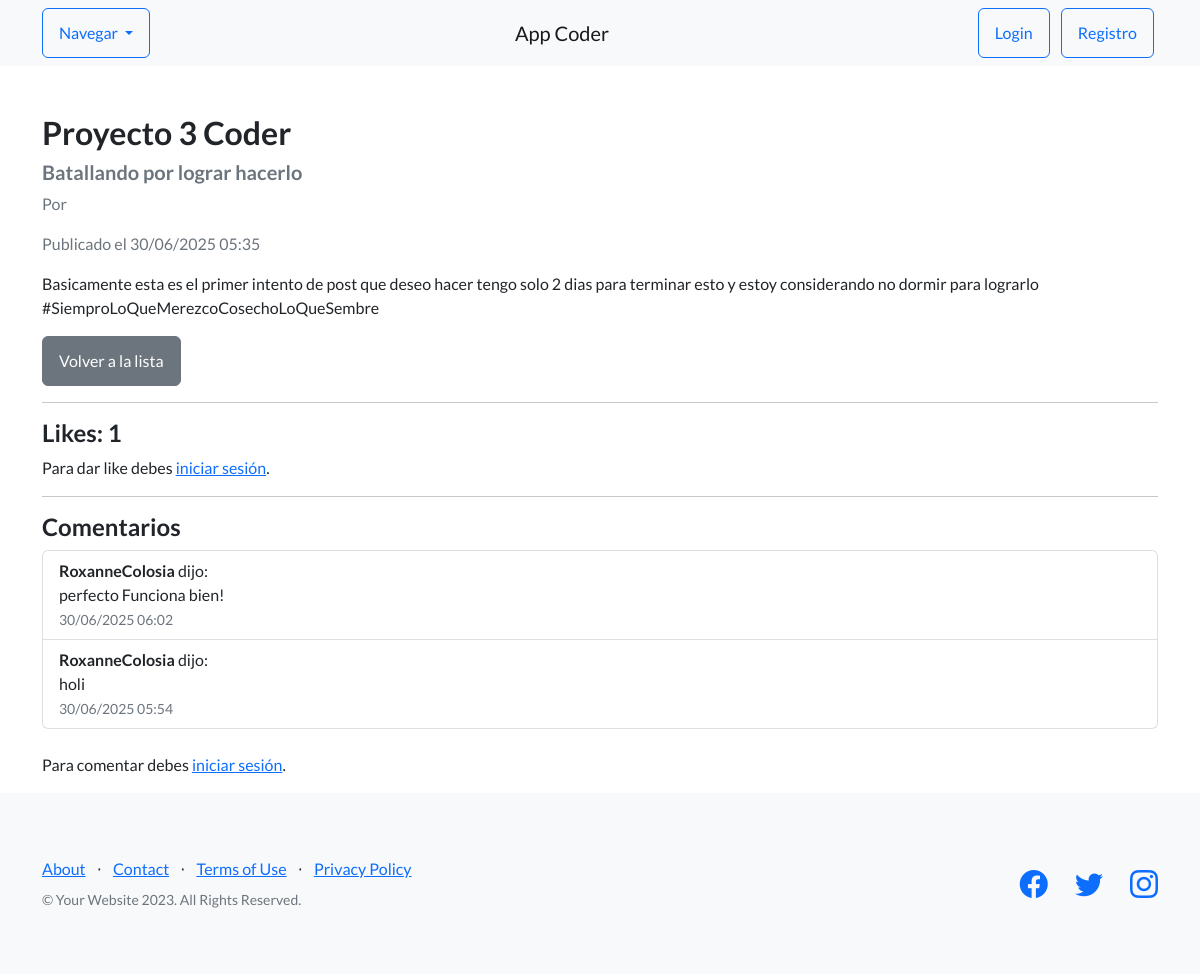
/pages/1/, run on an earlier commit of the app's database.
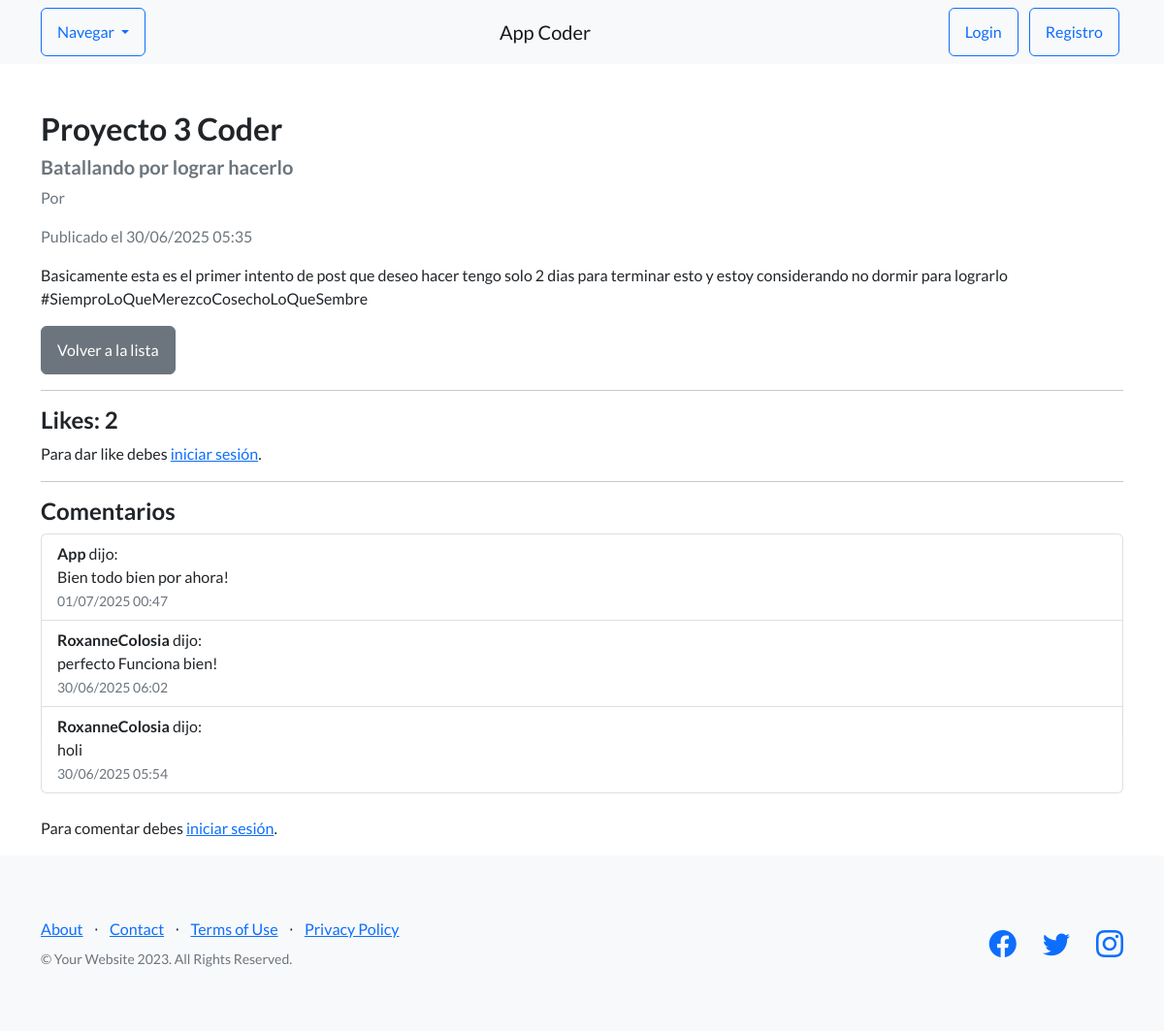
And on a later commit of the database.
### blog/models.py (models this page shows, shortened)
class Comentario(models.Model):
    post = models.ForeignKey(Post, on_delete=models.CASCADE, related_name='comentarios')
    usuario = models.ForeignKey(User, on_delete=models.CASCADE)
    contenido = models.TextField()
    fecha = models.DateTimeField(auto_now_add=True)

### blog/views.py (the view)
# urls.py: path('<int:pk>/', PostDetailView.as_view(), name='post-detail'),
class PostDetailView(DetailView):
    model = Post
    template_name = 'AppCoder/Blog/post_detail.html'
    context_object_name = 'post'
    def get_context_data(self, **kwargs):
        context = super().get_context_data(**kwargs)
        post = self.get_object()
        context['comentarios'] = post.comentarios.all().order_by('-fecha')  # ¡esto es clave!
        context['likes_count'] = post.likes.count()
        user = self.request.user
        if user.is_authenticated:
            context['user_liked'] = post.likes.filter(usuario=user).exists()
        else:
            context['user_liked'] = False
        return context

### AppCoder/templates/AppCoder/Blog/post_detail.html (shortened to what this page needs)
{% extends 'AppCoder/Padre.html' %}
{% block content %}
<div class="container mt-5">
    <h2>{{ post.titulo }}</h2>
    <h5 class="text-muted">{{ post.subtitulo }}</h5>
    <p class="text-muted">Por {{ post.autor.username }}</p>
    <p class="text-muted">Publicado el {{ post.fecha|date:"d/m/Y H:i" }}</p>
    <div>
        {{ post.contenido|safe }}
    </div>
    <a href="{% url 'post-list' %}" class="btn btn-secondary mt-3">Volver a la lista</a>
    <hr>
    <h4>Likes: {{ likes_count }}</h4>
    {% if user.is_authenticated %}
        {% if user_liked %}
            <form method="post" action="{% url 'post-unlike' post.pk %}">
                {% csrf_token %}
                <button type="submit" class="btn btn-danger">Quitar Like</button>
            </form>
        {% else %}
            <form method="post" action="{% url 'post-like' post.pk %}">
                {% csrf_token %}
                <button type="submit" class="btn btn-primary">Dar Like</button>
            </form>
        {% endif %}
    {% else %}
        <p>Para dar like debes <a href="{% url 'login' %}">iniciar sesión</a>.</p>
    {% endif %}
    <hr>
    <h4>Comentarios</h4>
    <ul class="list-group mb-4">
        {% for comentario in comentarios %}
            <li class="list-group-item">
                <strong>{{ comentario.usuario.username }}</strong> dijo:<br>
                {{ comentario.contenido }} <br>
                <small class="text-muted">{{ comentario.fecha|date:"d/m/Y H:i" }}</small>
            </li>
        {% empty %}
            <li class="list-group-item">No hay comentarios aún.</li>
        {% endfor %}
    </ul>
    {% if user.is_authenticated %}
        <form method="post" action="{% url 'comentario-crear' post.pk %}">
            {% csrf_token %}
            <div class="mb-3">
                <textarea name="contenido" rows="3" class="form-control" placeholder="Escribe un comentario..."></textarea>
            </div>
            <button type="submit" class="btn btn-success">Enviar comentario</button>
        </form>
    {% else %}
        <p>Para comentar debes <a href="{% url 'login' %}">iniciar sesión</a>.</p>
    {% endif %}
</div>
{% endblock %}

What changed in the data, as far as the page shows it:
added Comentario: usuario.username "App", contenido "Bien todo bien por ahora!", fecha "01/07/2025 00:47"
Also different on the page:
{{ likes_count }}: "1" → "2"
